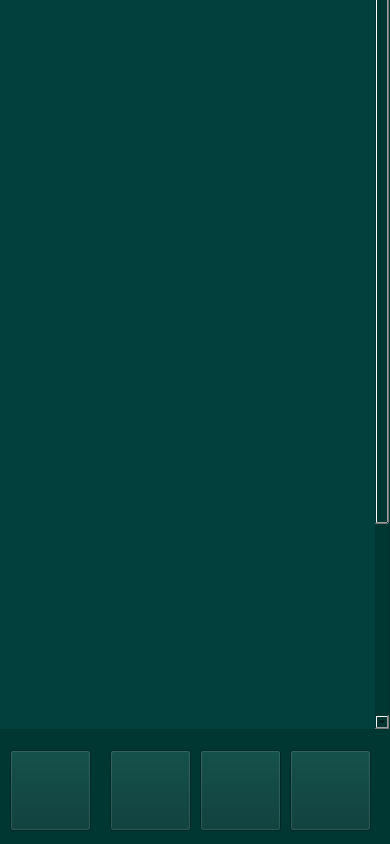
<?xml version="1.0" encoding="UTF-8"?>
<ui version="4.0">
 <class>Form</class>
 <widget class="QWidget" name="Form">
  <property name="geometry">
   <rect>
    <x>0</x>
    <y>0</y>
    <width>390</width>
    <height>844</height>
   </rect>
  </property>
  <property name="minimumSize">
   <size>
    <width>390</width>
    <height>844</height>
   </size>
  </property>
  <property name="maximumSize">
   <size>
    <width>390</width>
    <height>844</height>
   </size>
  </property>
  <property name="windowTitle">
   <string>Form</string>
  </property>
  <property name="styleSheet">
   <string notr="true">background-color: rgb(1, 55, 51);</string>
  </property>
  <widget class="QLabel" name="label_5">
   <property name="geometry">
    <rect>
     <x>0</x>
     <y>740</y>
     <width>401</width>
     <height>101</height>
    </rect>
   </property>
   <property name="styleSheet">
    <string notr="true">background-color: rgb(1, 55, 51);</string>
   </property>
   <property name="text">
    <string/>
   </property>
  </widget>
  <widget class="QScrollArea" name="scrollArea">
   <property name="geometry">
    <rect>
     <x>-11</x>
     <y>-21</y>
     <width>401</width>
     <height>751</height>
    </rect>
   </property>
   <property name="styleSheet">
    <string notr="true">background-color: rgb(0, 65, 61);
</string>
   </property>
   <property name="widgetResizable">
    <bool>true</bool>
   </property>
   <widget class="QWidget" name="scrollAreaWidgetContents">
    <property name="geometry">
     <rect>
      <x>0</x>
      <y>-269</y>
      <width>382</width>
      <height>1018</height>
     </rect>
    </property>
    <layout class="QVBoxLayout" name="verticalLayout">
     <item>
      <widget class="QFrame" name="frame">
       <property name="minimumSize">
        <size>
         <width>300</width>
         <height>1000</height>
        </size>
       </property>
       <property name="frameShape">
        <enum>QFrame::StyledPanel</enum>
       </property>
       <property name="frameShadow">
        <enum>QFrame::Raised</enum>
       </property>
       <widget class="QLabel" name="label">
        <property name="geometry">
         <rect>
          <x>-10</x>
          <y>-10</y>
          <width>390</width>
          <height>1000</height>
         </rect>
        </property>
        <property name="minimumSize">
         <size>
          <width>390</width>
          <height>1000</height>
         </size>
        </property>
        <property name="text">
         <string/>
        </property>
        <property name="pixmap">
         <pixmap>fotos/exercicios peito.png</pixmap>
        </property>
       </widget>
      </widget>
     </item>
    </layout>
   </widget>
  </widget>
  <widget class="QPushButton" name="menu_4">
   <property name="geometry">
    <rect>
     <x>10</x>
     <y>750</y>
     <width>81</width>
     <height>81</height>
    </rect>
   </property>
   <property name="styleSheet">
    <string notr="true">#botaomenu{
border:none;
}</string>
   </property>
   <property name="text">
    <string/>
   </property>
   <property name="icon">
    <iconset>
     <normaloff>fotos/menu.png</normaloff>fotos/menu.png</iconset>
   </property>
   <property name="iconSize">
    <size>
     <width>81</width>
     <height>81</height>
    </size>
   </property>
  </widget>
  <widget class="QPushButton" name="treino">
   <property name="geometry">
    <rect>
     <x>110</x>
     <y>750</y>
     <width>81</width>
     <height>81</height>
    </rect>
   </property>
   <property name="styleSheet">
    <string notr="true">#botaotreino{
border:none;
}</string>
   </property>
   <property name="text">
    <string/>
   </property>
   <property name="icon">
    <iconset>
     <normaloff>fotos/treino.png</normaloff>fotos/treino.png</iconset>
   </property>
   <property name="iconSize">
    <size>
     <width>81</width>
     <height>81</height>
    </size>
   </property>
  </widget>
  <widget class="QPushButton" name="config">
   <property name="geometry">
    <rect>
     <x>200</x>
     <y>750</y>
     <width>81</width>
     <height>81</height>
    </rect>
   </property>
   <property name="styleSheet">
    <string notr="true">#botaoconfig{
border:none;
}</string>
   </property>
   <property name="text">
    <string/>
   </property>
   <property name="icon">
    <iconset>
     <normaloff>fotos/config.png</normaloff>fotos/config.png</iconset>
   </property>
   <property name="iconSize">
    <size>
     <width>81</width>
     <height>81</height>
    </size>
   </property>
  </widget>
  <widget class="QPushButton" name="perfil">
   <property name="geometry">
    <rect>
     <x>290</x>
     <y>750</y>
     <width>81</width>
     <height>81</height>
    </rect>
   </property>
   <property name="minimumSize">
    <size>
     <width>81</width>
     <height>81</height>
    </size>
   </property>
   <property name="styleSheet">
    <string notr="true">#menu{
border:none;
}</string>
   </property>
   <property name="text">
    <string/>
   </property>
   <property name="icon">
    <iconset>
     <normaloff>fotos/perfil.png</normaloff>fotos/perfil.png</iconset>
   </property>
   <property name="iconSize">
    <size>
     <width>81</width>
     <height>81</height>
    </size>
   </property>
  </widget>
 </widget>
 <resources/>
 <connections/>
</ui>
